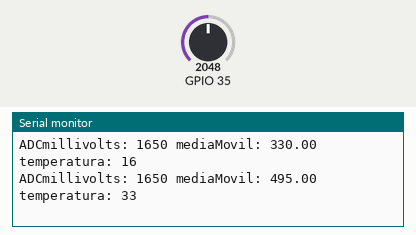
This program was run on a simulated ESP32. Parts: the last lines printed to the serial monitor. The inputs (shaded band) are chosen by the test bench; at power-on: GPIO 35 = 2048.

Above: at 1.8 s.
1.9 s: GPIO 35 set to 2866
At 2.4 s:
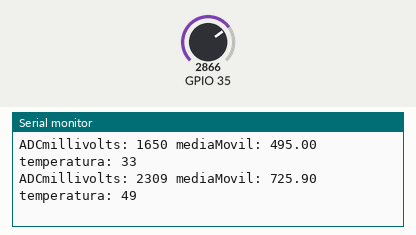
3.4 s: GPIO 35 set to 3603
At 3.81 s:
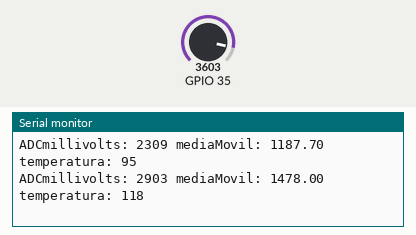
Timing chart, 0 to 6.4 s (numbered marks = the images above; inputs shaded):
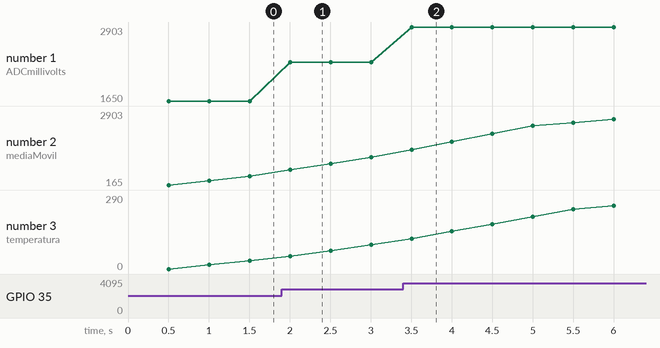

The program:

main.cpp
```cpp
//Hector Manuel de Leon Salguero
//Universidad del Valle de Guatmala
//19511
//Proyecto 2
//Electronica digital 2
//*****************************************************************************
//Librerias
//*****************************************************************************
#include <Arduino.h>

//*****************************************************************************
//Definicion de pines
//*****************************************************************************
//sensor
#define sensor 35

//Comunicacion Uart
#define RXD2 16
#define TXD2 17

//*****************************************************************************
//Prototipos de funciones
//*****************************************************************************

//para el promedio
void mediaMovilADC(void);

//temperatura a decenas, unidades y decimales
void tempAUnidades(void);
//*****************************************************************************
//Variables Globales
//*****************************************************************************
float temperatura = 0.0;

//variables al separar el valor del sensor
int decena = 0;
int unidad = 0;
int decimal = 0;

//Variables para sensor
int adcLM35 = 0;
int voltaje = 0;

//delay1
unsigned long lastTime;
unsigned int sampleTime = 500;

//delay1
unsigned long lastTime2;
unsigned int sampleTime2 = 3000;

//media movil
float numLecturas = 10;
float bufferLecturas[10];
int indexLecturas = 0;
float mAvgSuma = 0;
float adcfiltrado = 0;

//temperatura a decenas, unidades y decimales
int temp = 0;

int temperaturaEntero = 0;
//*****************************************************************************
//ISR
//*****************************************************************************

//*****************************************************************************
//Configuracion
//*****************************************************************************

void setup() {

  Serial.begin(115200);
  Serial2.begin(115200);
  lastTime = millis();//delay de 500milisegundos
  lastTime2 = millis();//delay de 3000milisegundos
}


//*****************************************************************************
//Loop principal
//*****************************************************************************
void loop() {

   //llamar a la funcion del promedio
  mediaMovilADC();

  //definicion de decena unidad y decimal
  tempAUnidades();
  temperaturaEntero = temperatura;
  Serial2.write(temperaturaEntero);
}

//*****************************************************************************
//Funcion para media movil
//*****************************************************************************

void mediaMovilADC(){

  if(millis() - lastTime >= sampleTime){
    lastTime = millis(); //el if es un delay de 500milisegundos


    adcLM35 = (analogReadMilliVolts(sensor));//realiza la lectura convirtiendo a voltios

    mAvgSuma = mAvgSuma - bufferLecturas[indexLecturas] + adcLM35;
    bufferLecturas[indexLecturas] = adcLM35;
    indexLecturas++;
    if(indexLecturas >= numLecturas){
      indexLecturas = 0;
    }
    adcfiltrado = mAvgSuma/numLecturas;

    temperatura = adcfiltrado/10;

    Serial.print("ADCmillivolts: ");
    Serial.print(adcLM35);
    Serial.print(" mediaMovil: ");
    Serial.print(adcfiltrado);
    Serial.print(" temperatura: ");
    Serial.println(temperaturaEntero);
  }


}

//*****************************************************************************
//Funcion para separar decenas unidades y decimales
//*****************************************************************************

void tempAUnidades(){

  /**
   * Esta funcion descompone la temperatura para poder identificar las
   * decenas, unidades y decimales
   */

  temp = adcfiltrado;
  decena = temp/100;
  temp = temp - (decena*100);
  unidad = temp/10;
  temp = temp - (unidad*10);
  decimal = temp;

}
```

Measured:
- after the input at 1.9 s, the serial monitor: prints a new line after 0.10 s (image 1)
- after the input at 3.4 s, the serial monitor: prints a new line after 0.10 s (image 2)
- plotted number 1: 1650 → 2309 after the input at 1.9 s, 2309 → 2903 after the input at 3.4 s
- plotted number 2: 495 → 1187.7 after the input at 1.9 s, 1187.7 → 2903 after the input at 3.4 s
- plotted number 3: 33 → 95 after the input at 1.9 s, 95 → 290 after the input at 3.4 s
